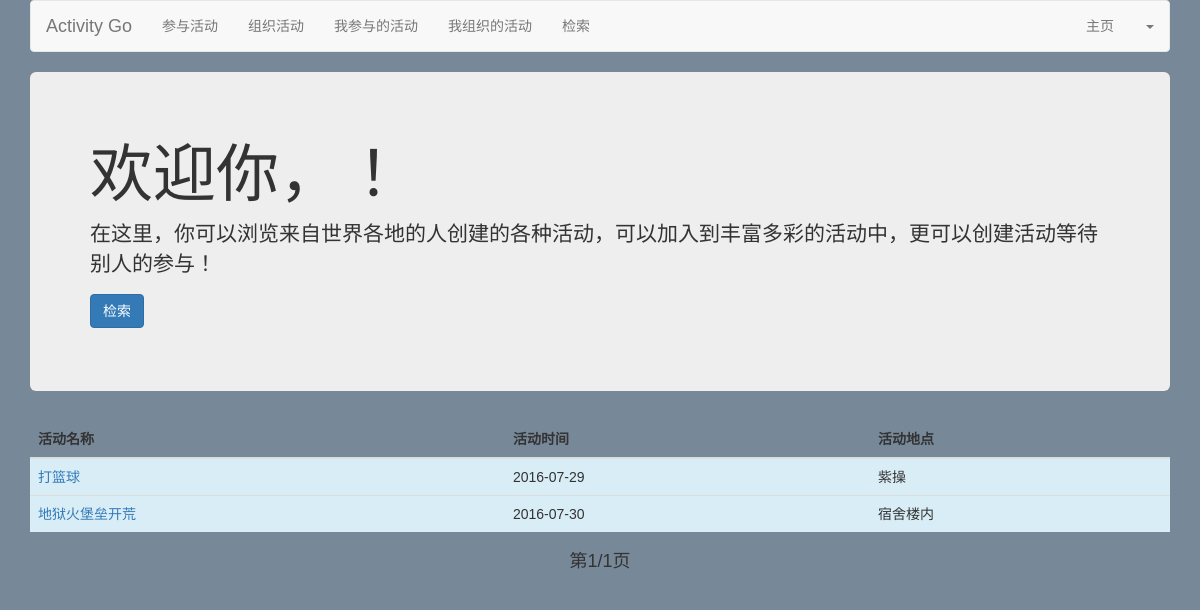
Before: /index/ with the older database file.
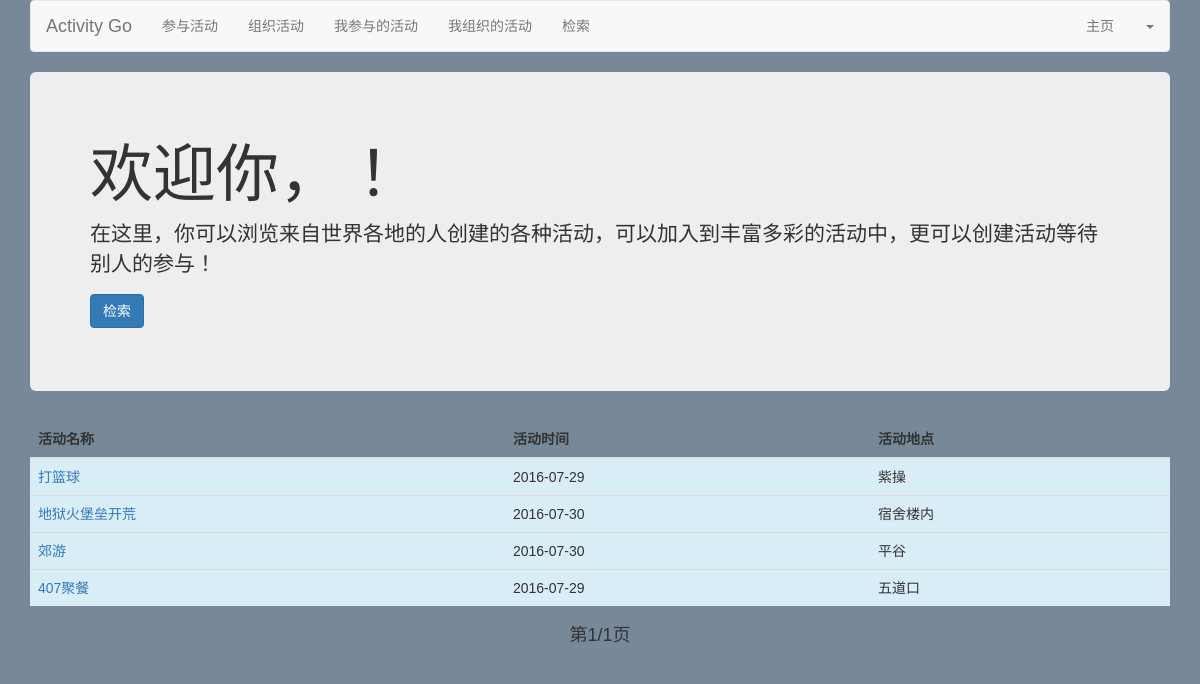
After: the same page with the newer database file.
### activity/models.py (models this page shows, shortened)
class Activities(models.Model):
	aname = models.CharField(max_length=50)
	adate = models.CharField(max_length=20)
	alocation = models.CharField(max_length=50)
	adescription = models.CharField(max_length=200)
	aorganiser = models.CharField(max_length=50)
	aparticipants = models.ManyToManyField('User')
	aparticipantnum = models.IntegerField(default=1)
	astatus = models.IntegerField(default=0)

### activity/views.py (the view)
# urls.py: url(r'^index/','activity.views.index'),
def index(Req):
	all_activities = Activities.objects.all().filter(astatus = 1)
	un = Req.COOKIES.get('username', '')
	ONE_PAGE_OF_DATA = 10
	try:
		curPage = int(Req.GET.get('curPage', '1'))
		allPage = int(Req.GET.get('allPage','1'))
		pageType = str(Req.GET.get('pageType', ''))
	except ValueError:
		curPage = 1
		allPage = 1
		pageType = ''
	if pageType == 'pageDown':
		curPage += 1
	elif pageType == 'pageUp':
		curPage -= 1
	startPos = (curPage - 1) * ONE_PAGE_OF_DATA
	endPos = startPos + ONE_PAGE_OF_DATA
	posts = Activities.objects.all().filter(astatus = 1)[startPos:endPos]
	if curPage == 1 and allPage == 1:
		allPostCounts = Activities.objects.filter(astatus__exact = 1).count()
		allPage = math.ceil(allPostCounts / ONE_PAGE_OF_DATA)
	return render_to_response('index.html', {'username': un, 'all_activities': all_activities, 'posts':posts, 'allPage':allPage, 'curPage':curPage},context_instance=RequestContext(Req))

### activity/templates/index.html (shortened to what this page needs)
{% extends "base.html" %}
{% block content %}
<div class="jumbotron">
				<h1>
					欢迎你，{{username}}！
				</h1>
				<p>
					在这里，你可以浏览来自世界各地的人创建的各种活动，可以加入到丰富多彩的活动中，更可以创建活动等待别人的参与！
				</p>
				<p>
					 <a class="btn btn-primary btn-large" href="/list">检索</a>
				</p>
			</div>
			<table class="table table-striped table-hover">
				<thead>
					<tr>
						<th>
							活动名称
						</th>
						<th>
							活动时间
						</th>
						<th>
							活动地点
						</th>
					</tr>
				</thead>
				<tbody>
				{% for post in posts %}
					<tr class="info">
							<td>
								<a href="{% url 'detail' id=post.id %}" title="点击查看活动详情">{{post.aname}}</a>
							</td>
							<td>
								{{post.adate}}
							</td>
							<td>
								{{post.alocation}}
							</td>
						</tr>
				{% endfor %}
				</tbody>
			</table>
<div class="text-center">
       <h4>
        第{{ curPage }}/{{ allPage }}页
        </h4>
</div>
{% endblock %}

Changed rows visible on the page:
added Activities: aname "郊游", adate "2016-07-30", alocation "平谷"
added Activities: aname "407聚餐", adate "2016-07-29", alocation "五道口"
